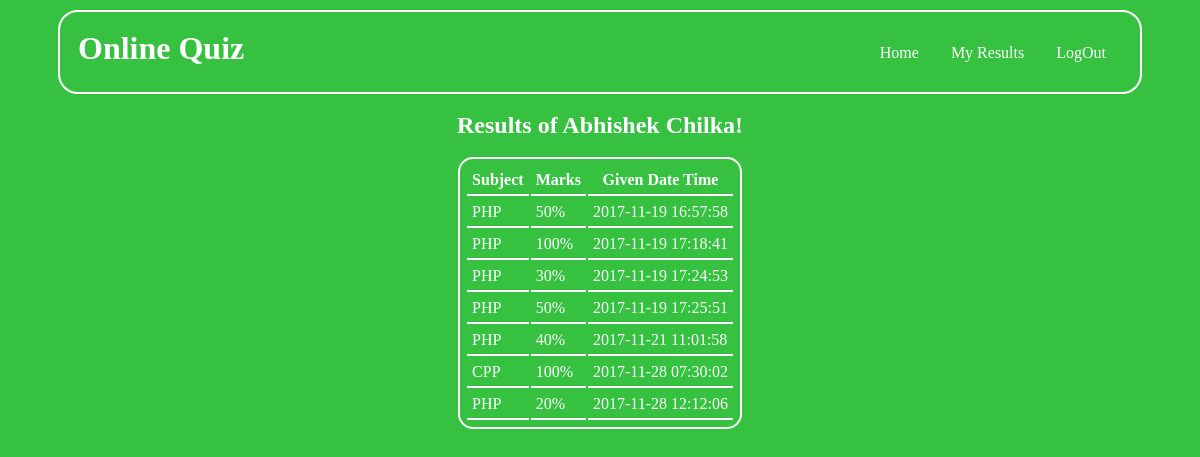
Page /result.php (signed in) on the committed database.
### tables this page shows
CREATE TABLE `user_result` (
  `id` int(11) NOT NULL,
  `email_id` varchar(255) NOT NULL,
  `subject` varchar(15) NOT NULL,
  `marks` float NOT NULL,
  `gdatetime` datetime NOT NULL
);

### result.php (the view, shortened to what this page needs)
<?php
include("connect.php");
?>
<!DOCTYPE html>
<html>
<head>
	<link rel="stylesheet" type="text/css" href="my.css">
</head>
<body bgcolor="#36c24">
	<div class="nav" style="margin-top: 10px;">
<h1 class="nav-cap">Online Quiz</h1>
<ul>
	<li><a href="logout.php">LogOut</a></li>
	<li><a href="result.php">My Results</a></li>
	<li><a href="welcome.php">Home</a></li>
</ul>
</div>
<h2 style="text-align: center;color: white;padding: 18px;">Results of <?php echo $_SESSION['name']."!";?></h2>
<center><table>
	<tr><th>Subject</th><th>Marks</th><th>Given Date Time</th></tr>
	<?php $sql=mysqli_query($con,"select * from user_result where email_id='".$_SESSION['email']."'");
	while($row=mysqli_fetch_assoc($sql))
	{
		echo "<tr><td>".$row['subject']."</td><td>".$row['marks']."%</td><td>".$row['gdatetime']."</td></tr>";
	} ?>
</table></center>
</body>
</html>

### my.css (style rules this page uses)
* { padding: 0px; margin: 0px; font-family: Bookman Old Style; }
.nav-cap { color: white; padding: 18px; float: left; }
.nav { height: 80px; width: 1080px; border: 2px solid white; margin: auto; border-radius: 20px; }
ul { list-style-type: none; margin: 0; padding: 18px; overflow: hidden; }
li { float: right; }
li a { display: block; color: white; text-align: center; padding: 14px 16px; text-decoration: none; }

### result.php (style rules this page uses)
td { padding: 5px; border-bottom: 2px solid white; }
th { padding: 5px; border-bottom: 2px solid white; }
table { color: white; border:2px solid white; border-radius: 15px; padding: 5px; }

### rows in the picture
user_result: subject "PHP", marks "50", gdatetime "2017-11-19 16:57:58"
user_result: subject "PHP", marks "100", gdatetime "2017-11-19 17:18:41"
user_result: subject "PHP", marks "30", gdatetime "2017-11-19 17:24:53"
user_result: subject "PHP", marks "50", gdatetime "2017-11-19 17:25:51"
user_result: subject "PHP", marks "40", gdatetime "2017-11-21 11:01:58"
user_result: subject "CPP", marks "100", gdatetime "2017-11-28 07:30:02"
user_result: subject "PHP", marks "20", gdatetime "2017-11-28 12:12:06"

### other values in the picture
$_SESSION['name'] "Abhishek Chilka"
